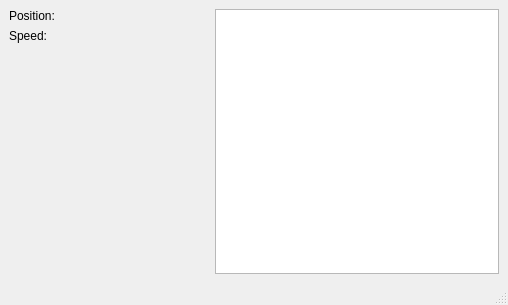
<?xml version="1.0" encoding="UTF-8"?>
<ui version="4.0">
 <class>MainWindow</class>
 <widget class="QMainWindow" name="MainWindow">
  <property name="geometry">
   <rect>
    <x>0</x>
    <y>0</y>
    <width>508</width>
    <height>305</height>
   </rect>
  </property>
  <property name="windowTitle">
   <string>PCV80 Recorder</string>
  </property>
  <widget class="QWidget" name="centralwidget">
   <layout class="QHBoxLayout" name="horizontalLayout">
    <item>
     <layout class="QVBoxLayout" name="verticalLayout">
      <item>
       <widget class="QLabel" name="_labelPosition">
        <property name="minimumSize">
         <size>
          <width>200</width>
          <height>0</height>
         </size>
        </property>
        <property name="text">
         <string>Position:</string>
        </property>
       </widget>
      </item>
      <item>
       <widget class="QLabel" name="_labelSpeed">
        <property name="minimumSize">
         <size>
          <width>200</width>
          <height>0</height>
         </size>
        </property>
        <property name="text">
         <string>Speed:</string>
        </property>
       </widget>
      </item>
      <item>
       <spacer name="verticalSpacer">
        <property name="orientation">
         <enum>Qt::Vertical</enum>
        </property>
        <property name="sizeHint" stdset="0">
         <size>
          <width>20</width>
          <height>40</height>
         </size>
        </property>
       </spacer>
      </item>
     </layout>
    </item>
    <item>
     <widget class="QListWidget" name="_list"/>
    </item>
   </layout>
  </widget>
  <widget class="QMenuBar" name="menubar">
   <property name="geometry">
    <rect>
     <x>0</x>
     <y>0</y>
     <width>508</width>
     <height>29</height>
    </rect>
   </property>
  </widget>
  <widget class="QStatusBar" name="statusbar"/>
 </widget>
 <resources/>
 <connections/>
</ui>
